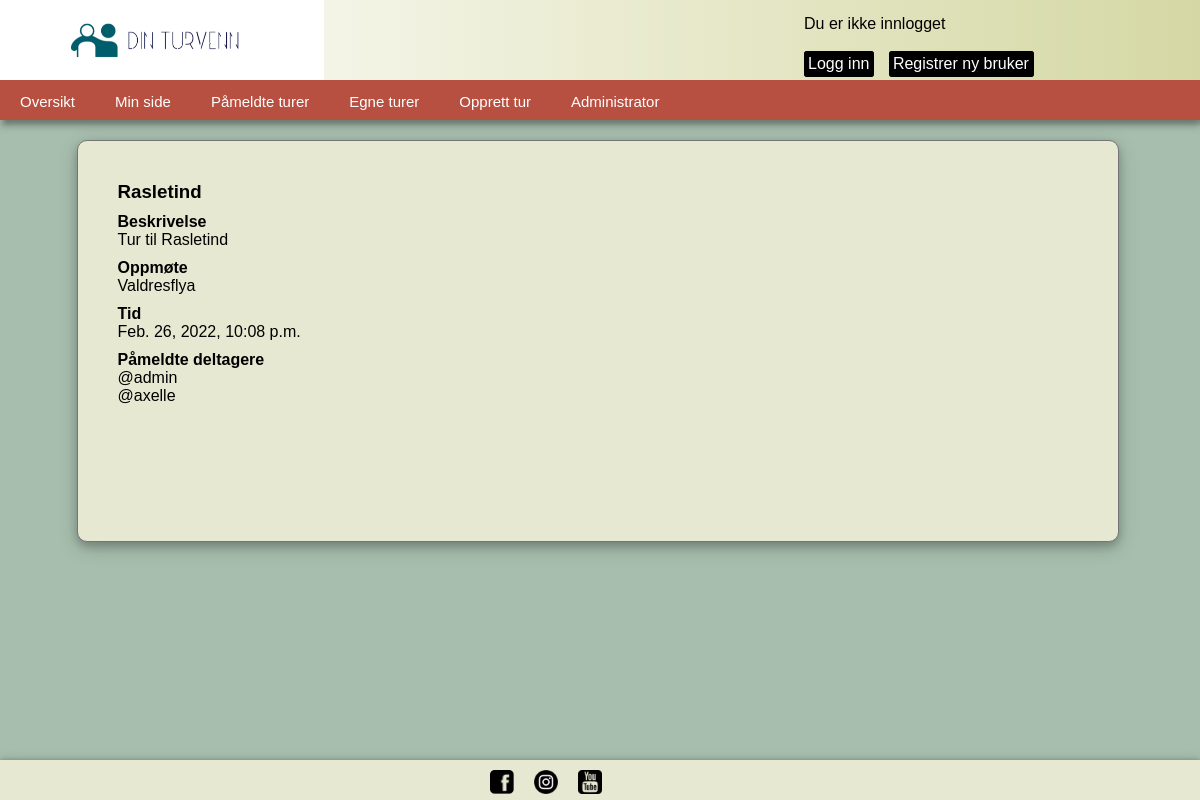
The app's page /hike/4/ with its own data.
### base/models.py (models this page shows, shortened)
class Hike(models.Model):
    title = models.CharField(max_length=30, null=False)
    host = models.ForeignKey(
        User, on_delete=models.CASCADE, related_name="hosting")
    description = models.TextField(null=False)
    scheduled = models.DateTimeField(default=None, blank=True, null=True)
    meetup = models.CharField(max_length=50, null=False)
    participants = models.ManyToManyField(User, related_name="participants")

### base/views.py (the view)
# urls.py: path('hike/<str:pk>/', views.hike, name ="hike"),
def hike(request, pk):
    hike = Hike.objects.get(id=pk)
    participants = hike.participants.all()
    participantcount = hike.participants.all().count()
    context = {'hike': hike, 'participants': participants, 'participantcount': participantcount}
    return render(request, 'base/hike.html', context)

### base/templates/base/hike.html
{% extends 'main.html' %} {% block content %}
<div class="hike">
  <div class="hike-display">
    <h3>{{hike.title}}</h3>
    <h4>Beskrivelse</h4>
    <p>{{hike.description}}</p>
    <h4>Oppmøte</h4>
    <p>{{hike.meetup}}</p>
    <h4>Tid</h4>
    <p>{{hike.scheduled}}</p>
    <h4>Påmeldte deltagere</h4>
    {% for user in participants %}
    <p>@{{user.username}}</p>
    {% endfor %}
  </div>
</div>
{% endblock %}

### static/css/main.css (style rules this page uses)
* { font-family: Arial, Helvetica, sans-serif; margin: 0px; padding: 0px; height: 100%; top: 0; }
body { margin: 0; }
.hike { max-height: 100%; display: flex; flex-direction: column; align-items: center; justify-content: flex-start; overflow: scroll; overflow-x: auto; }
.hike-display { margin: 20px 15px 15px 10px; padding: 40px; height: 50%; width: 80%; border: solid 1px rgb(117, 117, 117); box-shadow: 0 4px 8px 0 rgba(0, 0, 0, 0.2), 0 6px 20px 0 rgba(0, 0, 0, 0.19); border-radius: 10px; background-color: #e7e8d1; }
.hike-display p { height: min-content; }
.hike-display h4 { height: min-content; margin-top: 10px; }
.hike-display h3 { height: min-content; margin-bottom: 10px; }

### records on screen
Hike: title "Rasletind", description "Tur til Rasletind", meetup "Valdresflya", scheduled "Feb. 26, 2022, 10:08 p.m."

### other values on screen
{{ user.username }} "admin"
{{ user.username }} "axelle"
